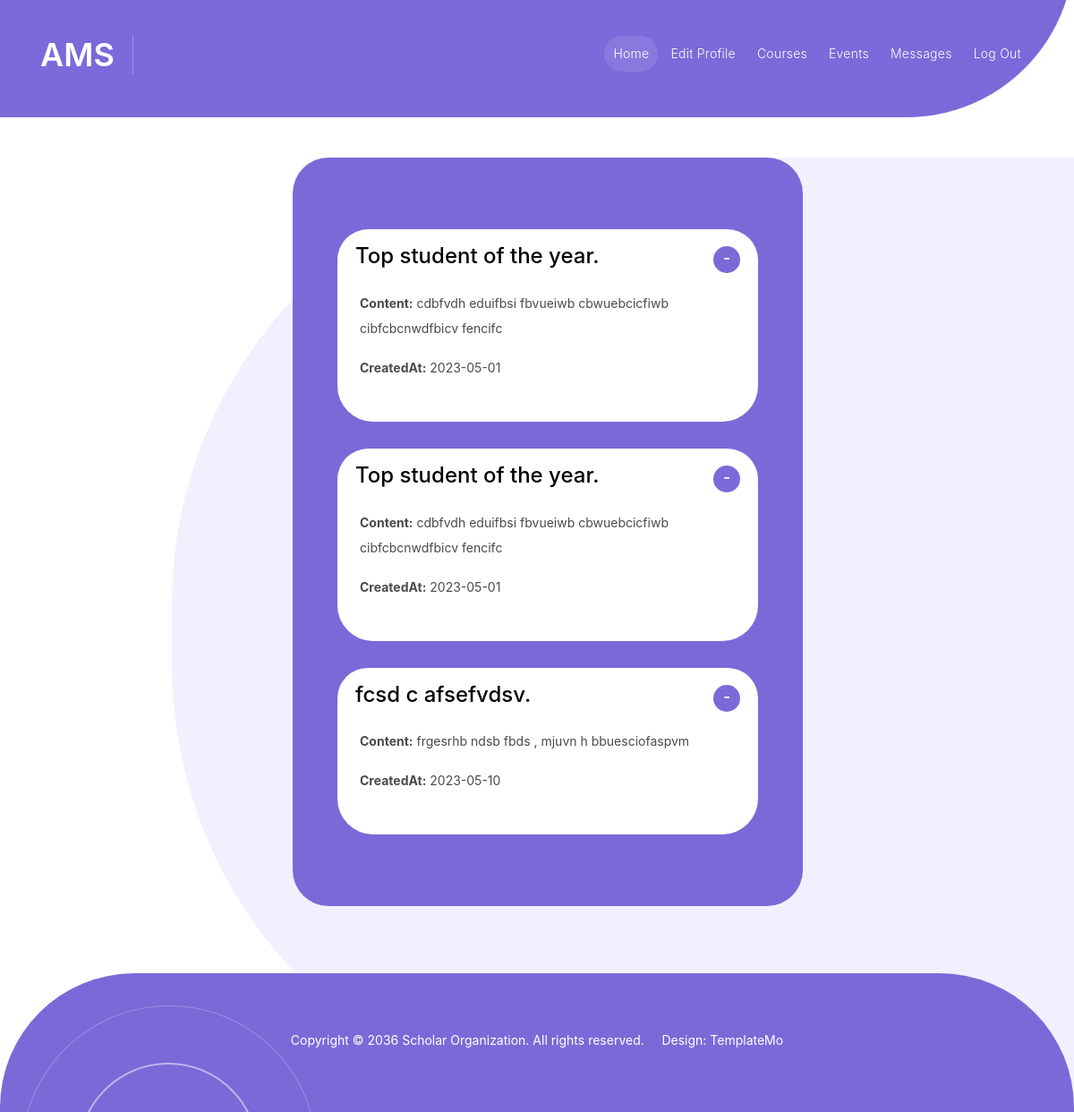
The page /View/student/news.php on the database its author committed.
### tables this page shows
CREATE TABLE `faculty_news_posts` (
  `ID` int(11) NOT NULL,
  `Title` varchar(255) DEFAULT NULL,
  `Content` text DEFAULT NULL,
  `CreatedAt` date NOT NULL
);

### Controller/database.php (called while the page is built, shortened)
<?php
class database {
     public $con;
     public function __construct()
     {
          $this->con = mysqli_connect("localhost", "root", "", "ams");
     }
     public function select($table_name)
     {
          $array = array();
          $query = "SELECT * FROM `".$table_name."`";
          $result = mysqli_query($this->con, $query);
          while($row = mysqli_fetch_assoc($result))
          {
               $array[] = $row;
          }
          return $array;
     }
}

### View/student/news.php (the view, shortened to what this page needs)
<?php
require_once '../../Controller/database.php';
$data = new database;
?>
<!DOCTYPE html>
<html lang="en">
<head>
    <link href="../../View/vendor/bootstrap/css/bootstrap.min.css" rel="stylesheet">
    <link rel="stylesheet" href="../../View/assets/css/fontawesome.css">
    <link rel="stylesheet" href="../../View/assets/css/templatemo-scholar.css">
    <link rel="stylesheet" href="../../View/assets/css/owl.css">
    <link rel="stylesheet" href="../../View/assets/css/animate.css">
    <link rel="stylesheet" href="https://unpkg.com/swiper@7/swiper-bundle.min.css" />
</head>
<body>
    <header class="header-area header-sticky">
        <div class="container">
            <div class="row">
                <div class="col-12">
                    <nav class="main-nav">
                        <a href="../../index.php" class="logo">
                            <h1>AMS</h1>
                        </a>
                        <ul class="nav">
                        <li class="scroll-to-section"><a href="./home.php" class="active">Home</a></li>
              <li class="scroll-to-section"><a href="./edit.php">Edit Profile</a></li>
              <li class="scroll-to-section"><a href="./courses.php">Courses</a></li>
              <li class="scroll-to-section"><a href="./events.php">Events</a></li>
              <li class="scroll-to-section"><a href="./message.php">Messages</a></li>
              <li class="scroll-to-section"><a href="../../Controller/logout.php">Log out</a></li>
                            <li class="scroll-to-section">
                            </li>
                        </ul>
                    </nav>
                </div>
            </div>
        </div>
    </header>
    <div class="main-banner " style="padding: 10px 0px 120px 0px" id="top">
        <div class="container">
            <div class="row">
                <div class="col-lg-16">
                    <div class="owl-carousel owl-banner">
                    </div>
                </div>
            </div>
        </div>
    </div>
    <div class="section about-us" style="margin-top: 45px">
        <div class="col-lg-6 offset-lg-1" style="margin-left: 26%">
            <div class="accordion" id="accordionExample" style="margin-top: 0px">
                <?php $post_data = $data->select('faculty_news_posts');
                foreach ($post_data as $post): ?>
                    <div class="accordion-item">
                        <h4 class="accordion-header" id="headingOne">
                            <button class="accordion-button" type="button" data-bs-toggle="collapse"
                                data-bs-target="#collapseOne" aria-expanded="true" aria-controls="collapseOne">
                                <div class="panel panel-default">
                                    <div class="panel-heading">
                                        <h4 class="panel-title">
                                            <a data-toggle="collapse" data-parent="#accordion_oneLeft" style="color:black"
                                                href="post-<?php echo $post['Title']; ?>" aria-expanded="false"
                                                class="collapsed">
                                                <?php echo $post['Title'];?>
                                            </a>
                                        </h4>
                                    </div>
                            </button>
                        </h4>
                        <div id="collapseOne" class="accordion-collapse collapse show" aria-labelledby="headingOne"
                            data-bs-parent="#accordionExample">
                            <div class="accordion-body">
                                <div id="post-<?php echo $post["Content"]; ?>" aria-expanded="false" role="tablist">
                                    <div class="panel-body">
                                        <div class="text-accordion">
                                          <p><b>Content:</b> <?php echo $post["Content"];?></p>
                                          <p><b>CreatedAt:</b> <?php echo $post["CreatedAt"];?></p>
                                        </div>
                                    </div>
                                </div>
                            </div>
                        </div>
                    </div>
                <?php endforeach; ?>
            </div>
        </div>
        <footer style="margin-top:115px">
            <div class="container" style="min-height: 155px">
                <div class="col-lg-12">
                    <p>Copyright © 2036 Scholar Organization. All rights reserved. &nbsp;&nbsp;&nbsp; Design: <a
                            href="https://templatemo.com" rel="nofollow" target="_blank">TemplateMo</a></p>
                </div>
            </div>
        </footer>
        <link rel="stylesheet" href="https://stackpath.bootstrapcdn.com/bootstrap/4.4.1/css/bootstrap.min.css"
>
        <link rel="stylesheet" href="https://stackpath.bootstrapcdn.com/font-awesome/4.7.0/css/font-awesome.css">
</body>
</html>

### rows shown on the page
faculty_news_posts: Title "Top student of the year.", Content "cdbfvdh eduifbsi fbvueiwb cbwuebcicfiwb cibfcbcnwdfbicv fencifc", CreatedAt "2023-05-01"
faculty_news_posts: Title "Top student of the year.", Content "cdbfvdh eduifbsi fbvueiwb cbwuebcicfiwb cibfcbcnwdfbicv fencifc", CreatedAt "2023-05-01"
faculty_news_posts: Title "fcsd c afsefvdsv.", Content "frgesrhb ndsb fbds , mjuvn h bbuesciofaspvm", CreatedAt "2023-05-10"
